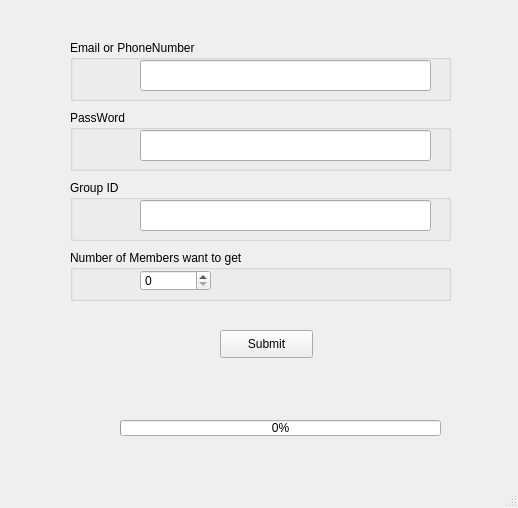
<?xml version="1.0" encoding="UTF-8"?>
<ui version="4.0">
 <class>MainWindow</class>
 <widget class="QMainWindow" name="MainWindow">
  <property name="geometry">
   <rect>
    <x>0</x>
    <y>0</y>
    <width>518</width>
    <height>508</height>
   </rect>
  </property>
  <property name="windowTitle">
   <string>MainWindow</string>
  </property>
  <widget class="QWidget" name="centralwidget">
   <widget class="QGroupBox" name="grbUsername">
    <property name="geometry">
     <rect>
      <x>70</x>
      <y>40</y>
      <width>381</width>
      <height>61</height>
     </rect>
    </property>
    <property name="title">
     <string>Email or PhoneNumber</string>
    </property>
    <widget class="QLineEdit" name="lnedtUsername">
     <property name="geometry">
      <rect>
       <x>70</x>
       <y>20</y>
       <width>291</width>
       <height>31</height>
      </rect>
     </property>
     <property name="text">
      <string/>
     </property>
    </widget>
   </widget>
   <widget class="QPushButton" name="btSubmit">
    <property name="geometry">
     <rect>
      <x>220</x>
      <y>330</y>
      <width>93</width>
      <height>28</height>
     </rect>
    </property>
    <property name="text">
     <string>Submit</string>
    </property>
   </widget>
   <widget class="QGroupBox" name="grbPassword">
    <property name="geometry">
     <rect>
      <x>70</x>
      <y>110</y>
      <width>381</width>
      <height>61</height>
     </rect>
    </property>
    <property name="title">
     <string>PassWord</string>
    </property>
    <widget class="QLineEdit" name="lnedtPassword">
     <property name="geometry">
      <rect>
       <x>70</x>
       <y>20</y>
       <width>291</width>
       <height>31</height>
      </rect>
     </property>
     <property name="text">
      <string/>
     </property>
    </widget>
   </widget>
   <widget class="QGroupBox" name="grbGroupID">
    <property name="geometry">
     <rect>
      <x>70</x>
      <y>180</y>
      <width>381</width>
      <height>61</height>
     </rect>
    </property>
    <property name="title">
     <string>Group ID</string>
    </property>
    <widget class="QLineEdit" name="lnedtGroupID">
     <property name="geometry">
      <rect>
       <x>70</x>
       <y>20</y>
       <width>291</width>
       <height>31</height>
      </rect>
     </property>
     <property name="text">
      <string/>
     </property>
    </widget>
   </widget>
   <widget class="QProgressBar" name="pgBar">
    <property name="geometry">
     <rect>
      <x>120</x>
      <y>420</y>
      <width>321</width>
      <height>16</height>
     </rect>
    </property>
    <property name="value">
     <number>0</number>
    </property>
   </widget>
   <widget class="QGroupBox" name="grbNumMem">
    <property name="geometry">
     <rect>
      <x>70</x>
      <y>250</y>
      <width>381</width>
      <height>51</height>
     </rect>
    </property>
    <property name="title">
     <string>Number of Members want to get</string>
    </property>
    <widget class="QSpinBox" name="spBNumMem">
     <property name="geometry">
      <rect>
       <x>70</x>
       <y>20</y>
       <width>71</width>
       <height>21</height>
      </rect>
     </property>
    </widget>
   </widget>
  </widget>
  <widget class="QMenuBar" name="menubar">
   <property name="geometry">
    <rect>
     <x>0</x>
     <y>0</y>
     <width>518</width>
     <height>22</height>
    </rect>
   </property>
  </widget>
  <widget class="QStatusBar" name="statusbar"/>
 </widget>
 <resources/>
 <connections/>
</ui>
